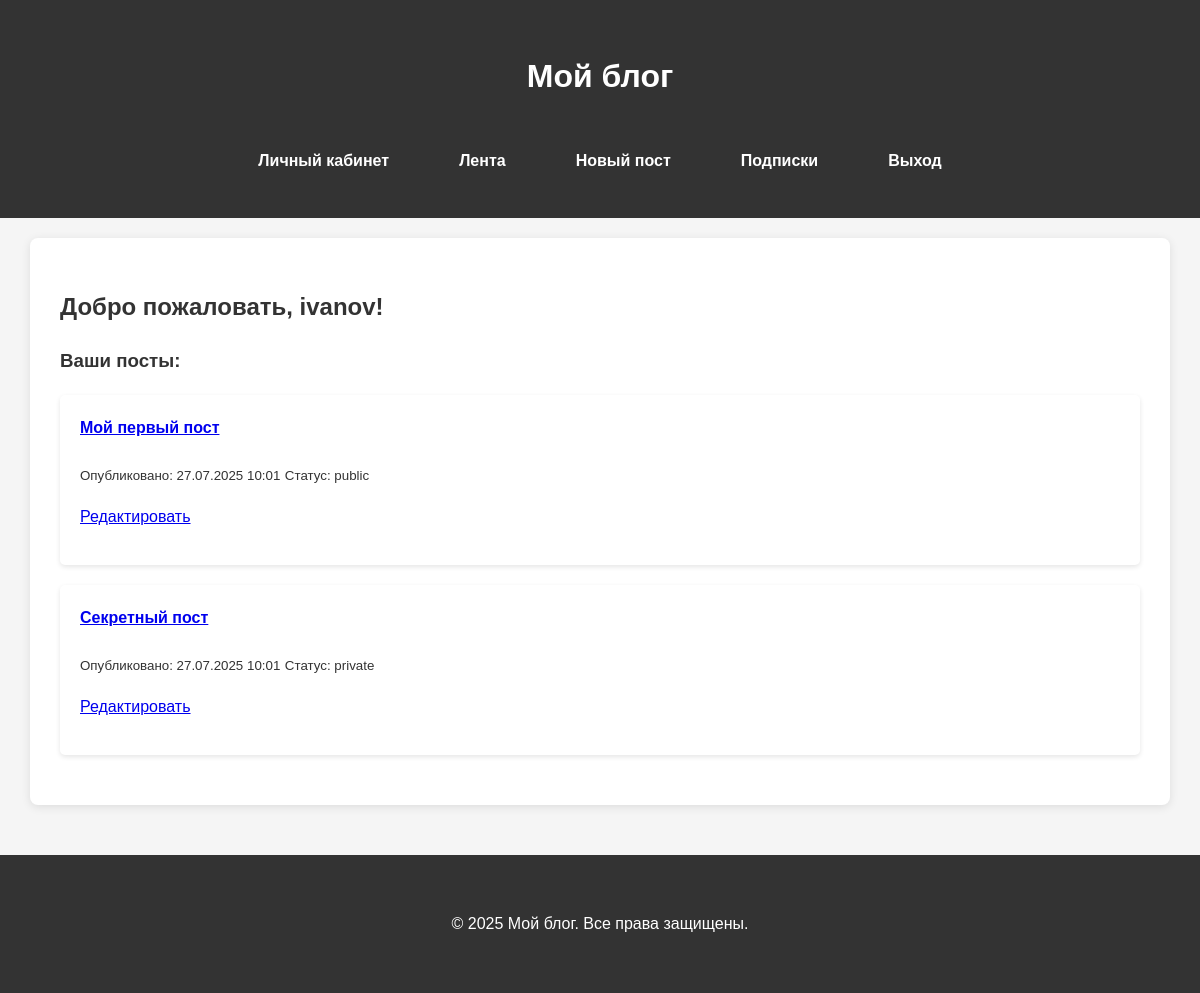
/dashboard.php (signed in), run on the app's committed database.
### tables this page shows
CREATE TABLE `users` (
  `id` int(11) NOT NULL,
  `username` varchar(50) NOT NULL,
  `email` varchar(100) NOT NULL,
  `password` varchar(255) NOT NULL,
  `created_at` timestamp NOT NULL DEFAULT current_timestamp()
);

CREATE TABLE `posts` (
  `id` int(11) NOT NULL,
  `user_id` int(11) NOT NULL,
  `title` varchar(255) NOT NULL,
  `content` text NOT NULL,
  `visibility` enum('public','private','request') DEFAULT 'public',
  `created_at` timestamp NOT NULL DEFAULT current_timestamp(),
  `updated_at` timestamp NOT NULL DEFAULT current_timestamp() ON UPDATE current_timestamp()
);

### includes/functions.php (called while the page is built, shortened)
<?php
require_once 'config.php';
function getUserById($id) {
    global $pdo;
    $stmt = $pdo->prepare("SELECT * FROM users WHERE id = ?");
    $stmt->execute([$id]);
    return $stmt->fetch(PDO::FETCH_ASSOC);
}
function getPostsByUser($userId, $currentUserId = null) {
    global $pdo;
    if ($userId == $currentUserId) {
        $stmt = $pdo->prepare("SELECT * FROM posts WHERE user_id = ? ORDER BY created_at DESC");
        $stmt->execute([$userId]);
    } else {
        $stmt = $pdo->prepare("SELECT * FROM posts WHERE user_id = ? AND visibility != 'private' ORDER BY created_at DESC");
        $stmt->execute([$userId]);
    }
    return $stmt->fetchAll(PDO::FETCH_ASSOC);
}
?>

### dashboard.php (the view, shortened to what this page needs)
<?php
require_once 'includes/config.php';
require_once 'includes/functions.php';
$user = getUserById($_SESSION['user_id']);
$posts = getPostsByUser($_SESSION['user_id'], $_SESSION['user_id']);
require_once 'includes/header.php';
?>
<h2>Добро пожаловать, <?php echo htmlspecialchars($user['username']); ?>!</h2>
<h3>Ваши посты:</h3>
<?php if (count($posts) > 0): ?>
    <div class="posts">
        <?php foreach ($posts as $post): ?>
            <div class="post">
                <h4><a href="view_post.php?id=<?php echo $post['id']; ?>"><?php echo htmlspecialchars($post['title']); ?></a></h4>
                <small>Опубликовано: <?php echo date('d.m.Y H:i', strtotime($post['created_at'])); ?></small>
                <small>Статус: <?php echo $post['visibility']; ?></small>
                <p><a href="edit_post.php?id=<?php echo $post['id']; ?>">Редактировать</a></p>
            </div>
        <?php endforeach; ?>
    </div>
<?php else: ?>
    <p>У вас еще нет постов. <a href="create_post.php">Создайте первый пост</a></p>
<?php endif; ?>
<?php require_once 'includes/footer.php'; ?>

### css/style.css (style rules this page uses)
html, body { height: 100%; margin: 0; padding: 0; }
body { display: flex; flex-direction: column; min-height: 100vh; }
body { font-family: Arial, sans-serif; line-height: 1.6; margin: 0; padding: 0; color: #333; background-color: #f5f5f5; }
.post, .comment { background-color: #fff; padding: 20px; margin-bottom: 20px; border-radius: 5px; box-shadow: 0 2px 5px rgba(0,0,0,0.1); }
.post h3, .post h4 { margin-top: 0; }

### data on the page
users: username "ivanov"
posts: title "Мой первый пост", created_at "27.07.2025 10:01", visibility "public"
posts: title "Секретный пост", created_at "27.07.2025 10:01", visibility "private"
